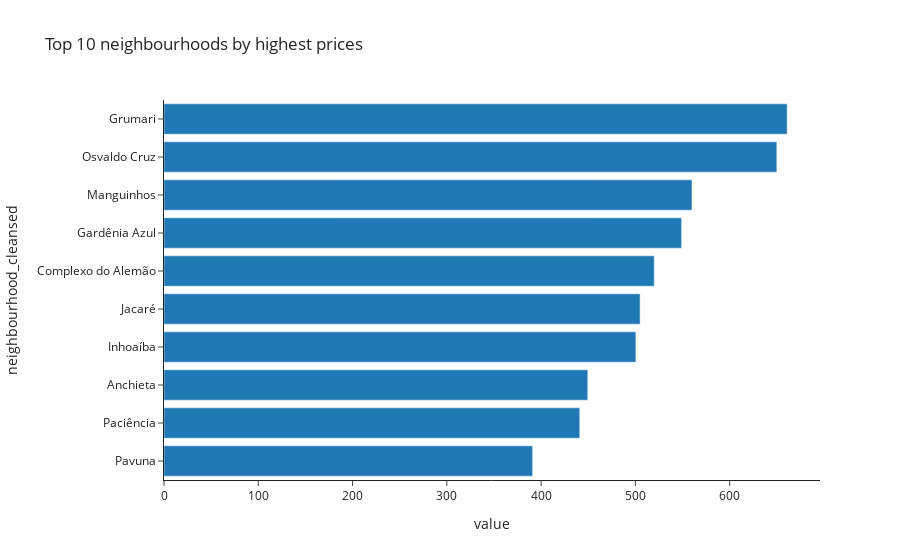

The cell this chart's notebook holds for it:
### Code cell
fig = px.bar(df_adj_price.groupby('neighbourhood_cleansed').median()['price'].nlargest(10), 
             orientation='h', 
             title="Top 10 neighbourhoods by highest prices",
            template='simple_white')
fig.update_yaxes(categoryorder='total ascending')
fig.update_layout(showlegend=False)

### Figure 1 — Plotly figure (JSON) as saved in the notebook; plotly's stock layout.template omitted (floating-point values rounded to 4 significant figures)
{"data": [{"alignmentgroup": "True", "hovertemplate": "variable=price<br>value=%{x}<br>neighbourhood_cleansed=%{y}<extra></extra>", "legendgroup": "price", "marker": {"color": "#1F77B4"}, "name": "price", "offsetgroup": "price", "orientation": "h", "showlegend": true, "textposition": "auto", "type": "bar", "x": [661, 650, 560, 549, 520, 505, 500.5, 449.5, 441, 391], "xaxis": "x", "y": ["Grumari", "Osvaldo Cruz", "Manguinhos", "Gardênia Azul", "Complexo do Alemão", "Jacaré", "Inhoaíba", "Anchieta", "Paciência", "Pavuna"], "yaxis": "y"}], "layout": {"barmode": "relative", "legend": {"title": {"text": "variable"}, "tracegroupgap": 0}, "showlegend": false, "title": {"text": "Top 10 neighbourhoods by highest prices"}, "xaxis": {"anchor": "y", "domain": [0, 1], "title": {"text": "value"}}, "yaxis": {"anchor": "x", "categoryorder": "total ascending", "domain": [0, 1], "title": {"text": "neighbourhood_cleansed"}}}}
